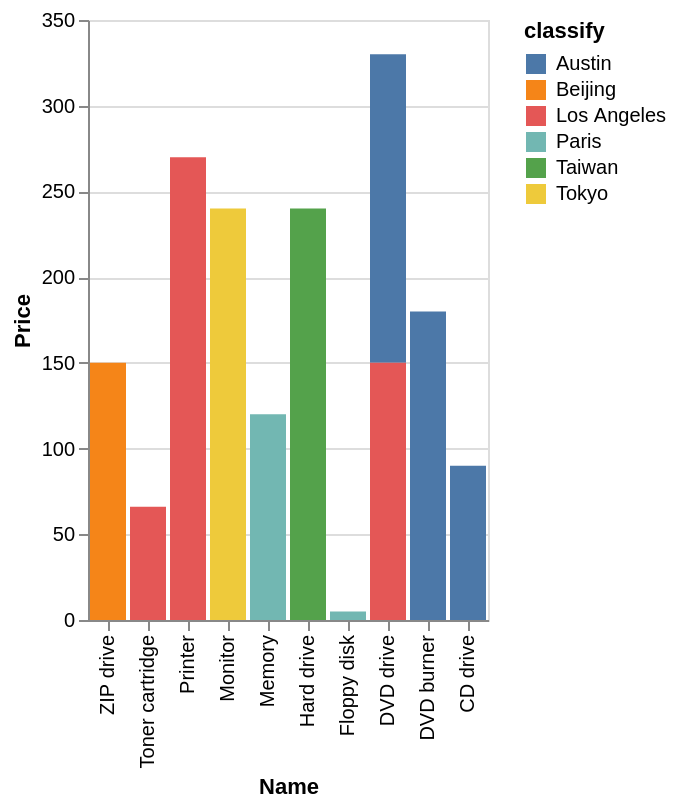

Vega-Lite specification stored for this chart:
### Vega-Lite specification from a JSON file in a GitHub repository (floating-point values rounded to 4 significant figures)
{"data": {"values": [{"x_data": "ZIP drive", "y_data": 0, "classify": "Austin"}, {"x_data": "Toner cartridge", "y_data": 0, "classify": "Austin"}, {"x_data": "Printer", "y_data": 0, "classify": "Austin"}, {"x_data": "Monitor", "y_data": 0, "classify": "Austin"}, {"x_data": "Memory", "y_data": 0, "classify": "Austin"}, {"x_data": "Hard drive", "y_data": 0, "classify": "Austin"}, {"x_data": "Floppy disk", "y_data": 0, "classify": "Austin"}, {"x_data": "DVD drive", "y_data": 180, "classify": "Austin"}, {"x_data": "DVD burner", "y_data": 180, "classify": "Austin"}, {"x_data": "CD drive", "y_data": 90, "classify": "Austin"}, {"x_data": "ZIP drive", "y_data": 150, "classify": "Beijing"}, {"x_data": "Toner cartridge", "y_data": 0, "classify": "Beijing"}, {"x_data": "Printer", "y_data": 0, "classify": "Beijing"}, {"x_data": "Monitor", "y_data": 0, "classify": "Beijing"}, {"x_data": "Memory", "y_data": 0, "classify": "Beijing"}, {"x_data": "Hard drive", "y_data": 0, "classify": "Beijing"}, {"x_data": "Floppy disk", "y_data": 0, "classify": "Beijing"}, {"x_data": "DVD drive", "y_data": 0, "classify": "Beijing"}, {"x_data": "DVD burner", "y_data": 0, "classify": "Beijing"}, {"x_data": "CD drive", "y_data": 0, "classify": "Beijing"}, {"x_data": "ZIP drive", "y_data": 0, "classify": "Los Angeles"}, {"x_data": "Toner cartridge", "y_data": 66, "classify": "Los Angeles"}, {"x_data": "Printer", "y_data": 270, "classify": "Los Angeles"}, {"x_data": "Monitor", "y_data": 0, "classify": "Los Angeles"}, {"x_data": "Memory", "y_data": 0, "classify": "Los Angeles"}, {"x_data": "Hard drive", "y_data": 0, "classify": "Los Angeles"}, {"x_data": "Floppy disk", "y_data": 0, "classify": "Los Angeles"}, {"x_data": "DVD drive", "y_data": 150, "classify": "Los Angeles"}, {"x_data": "DVD burner", "y_data": 0, "classify": "Los Angeles"}, {"x_data": "CD drive", "y_data": 0, "classify": "Los Angeles"}, {"x_data": "ZIP drive", "y_data": 0, "classify": "Paris"}, {"x_data": "Toner cartridge", "y_data": 0, "classify": "Paris"}, {"x_data": "Printer", "y_data": 0, "classify": "Paris"}, {"x_data": "Monitor", "y_data": 0, "classify": "Paris"}, {"x_data": "Memory", "y_data": 120, "classify": "Paris"}, {"x_data": "Hard drive", "y_data": 0, "classify": "Paris"}, {"x_data": "Floppy disk", "y_data": 5, "classify": "Paris"}, {"x_data": "DVD drive", "y_data": 0, "classify": "Paris"}, {"x_data": "DVD burner", "y_data": 0, "classify": "Paris"}, {"x_data": "CD drive", "y_data": 0, "classify": "Paris"}, {"x_data": "ZIP drive", "y_data": 0, "classify": "Taiwan"}, {"x_data": "Toner cartridge", "y_data": 0, "classify": "Taiwan"}, {"x_data": "Printer", "y_data": 0, "classify": "Taiwan"}, {"x_data": "Monitor", "y_data": 0, "classify": "Taiwan"}, {"x_data": "Memory", "y_data": 0, "classify": "Taiwan"}, {"x_data": "Hard drive", "y_data": 240, "classify": "Taiwan"}, {"x_data": "Floppy disk", "y_data": 0, "classify": "Taiwan"}, {"x_data": "DVD drive", "y_data": 0, "classify": "Taiwan"}, {"x_data": "DVD burner", "y_data": 0, "classify": "Taiwan"}, {"x_data": "CD drive", "y_data": 0, "classify": "Taiwan"}, {"x_data": "ZIP drive", "y_data": 0, "classify": "Tokyo"}, {"x_data": "Toner cartridge", "y_data": 0, "classify": "Tokyo"}, {"x_data": "Printer", "y_data": 0, "classify": "Tokyo"}, {"x_data": "Monitor", "y_data": 240, "classify": "Tokyo"}, {"x_data": "Memory", "y_data": 0, "classify": "Tokyo"}, {"x_data": "Hard drive", "y_data": 0, "classify": "Tokyo"}, {"x_data": "Floppy disk", "y_data": 0, "classify": "Tokyo"}, {"x_data": "DVD drive", "y_data": 0, "classify": "Tokyo"}, {"x_data": "DVD burner", "y_data": 0, "classify": "Tokyo"}, {"x_data": "CD drive", "y_data": 0, "classify": "Tokyo"}]}, "mark": "bar", "encoding": {"x": {"field": "x_data", "type": "nominal", "title": "Name", "sort": "descending"}, "y": {"field": "y_data", "type": "quantitative", "title": "Price"}, "color": {"field": "classify"}}}
